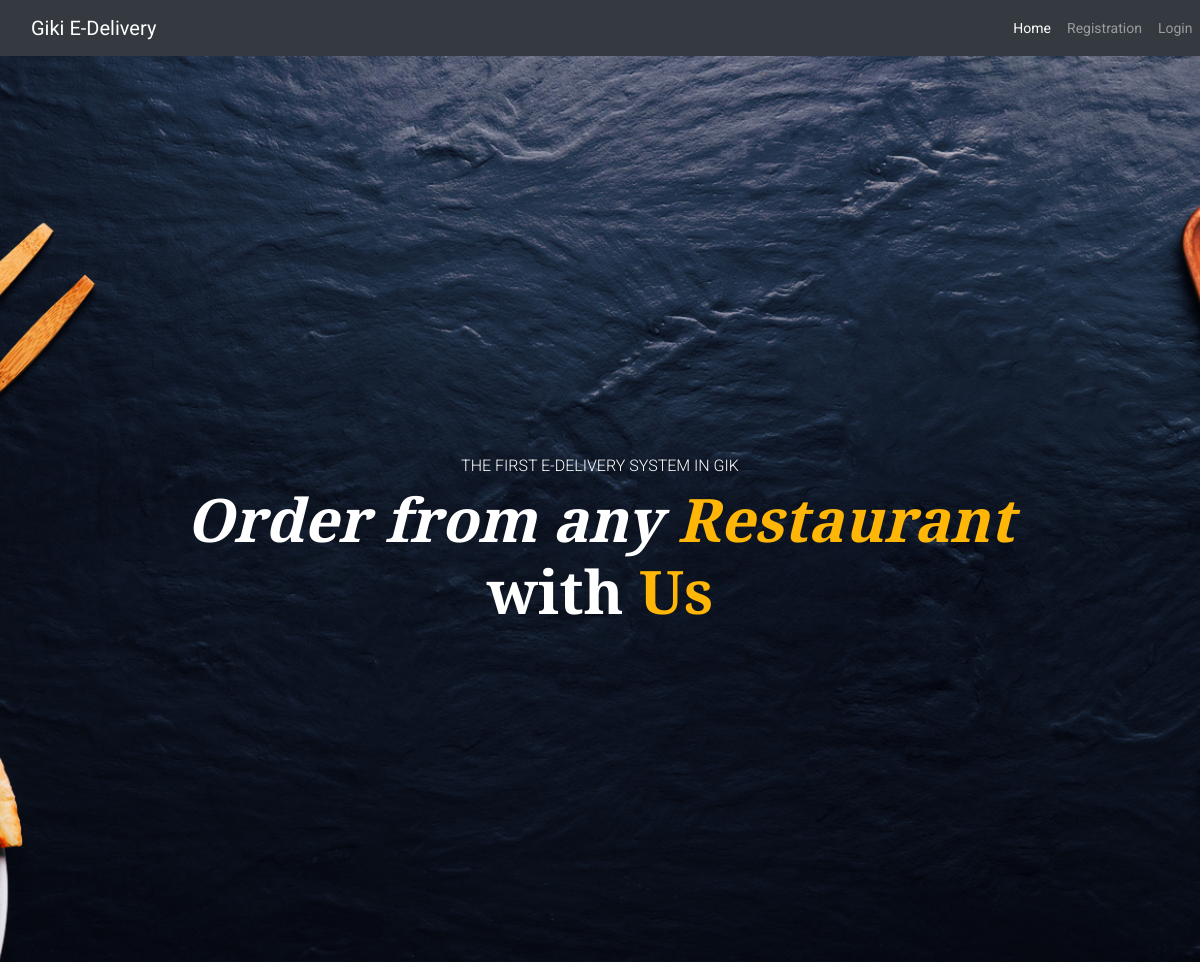
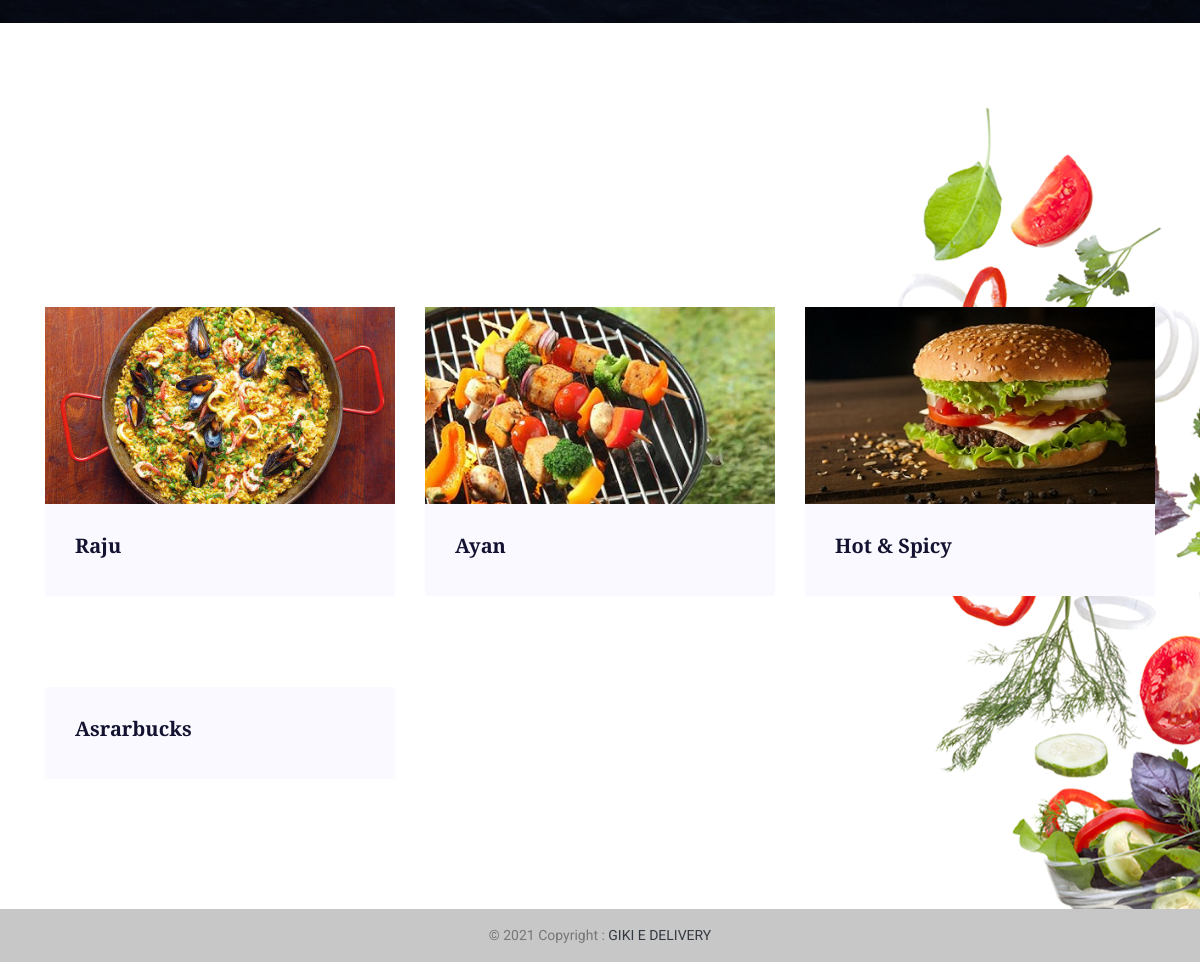
The page / on the database its author committed (2 pictures, top to bottom).
### tables this page shows
CREATE TABLE `restaurant` (
  `r_name` varchar(255) NOT NULL,
  `r_pic` text NOT NULL,
  `r_id` int(11) NOT NULL,
  `r_number` varchar(255) NOT NULL
);

### includes/functions.php (called while the page is built)
<?php
function isLoggedIn()
{
    if(isset($_SESSION['username']))
    {
        return true;
    }
    else
    {
    	return false;
    }
}
 ?>

### index.php (the view, shortened to what this page needs)
<?php
include "includes/connection.php";
include "includes/functions.php";
 ?>
<!doctype html>
<html lang="en">
  <head>
    <link rel="stylesheet" href="https://maxcdn.bootstrapcdn.com/bootstrap/4.0.0/css/bootstrap.min.css">
    <link rel="stylesheet" href="CSS/style.css">
    <link rel="stylesheet" href="https://cdnjs.cloudflare.com/ajax/libs/material-design-icons/3.0.1/iconfont/material-icons.min.css">
    <link rel="stylesheet" href="assets/css/animate-3.7.0.css">
    <link rel="stylesheet" href="assets/css/font-awesome-4.7.0.min.css">
    <link rel="stylesheet" href="assets/css/bootstrap-4.1.3.min.css">
    <link rel="stylesheet" href="assets/css/owl-carousel.min.css">
    <link rel="stylesheet" href="assets/css/jquery.datetimepicker.min.css">
    <link rel="stylesheet" href="assets/css/style.css">
  </head>
  <body>
  <nav class="navbar navbar-expand-lg navbar-dark bg-dark">
    <a class="navbar-brand col-md-10" href="index.php">Giki E-Delivery</a>
    <div class="collapse navbar-collapse">
      <ul class="navbar-nav mr-auto" >
        <li class="active"><a class="nav-link" href="index.php">Home</a></li>
      <?php if(isLoggedIn()): ?>
        <li><a class="nav-link" href="profile.php">Profile</a></li>
        <li><a class="nav-link" href="cart.php">Cart</a></li>
        <li><a class="nav-link" href="logout.php">Logout</a></li>
      <?php else: ?>
        <li><a class="nav-link" href="registration.php">Registration</a></li>
        <li><a class="nav-link" href="login.php">Login</a></li>
      <?php endif; ?>
        </ul>
      </div>
    </nav>
    <section class="banner-area text-center">
        <div class="container">
            <div class="row">
                <div class="col-lg-12">
                    <h6>The first E-Delivery System in GIK</h6>
                    <h1>Order from any <span class="prime-color">Restaurant</span><br>
                    <span class="style-change"> with <span class="prime-color"> Us </span></span></h1>
                </div>
            </div>
        </div>
    </section>
<br><br><br><br>
  <section class="food-area section-padding">
      <div class="container">
        <div class="row">
<?php
    $query = "SELECT * from restaurant";
    $result = mysqli_query($connect,$query);
    while ($row = mysqli_fetch_array($result))
    {
        $res_name = $row['r_name'];
        $res_id = $row['r_id'];
        $img =$row['r_pic'];
?>
<div class="col-md-4 col-sm-6" style="margin-top: 70px">
    <div class="single-food">
        <div class="food-img">
            <a href="menu.php?id=<?php echo $res_id ?>">
                <img src='uploads/<?php echo $img ?>' class="img-fluid img-responsive" alt="">
            </a>
        </div>
        <div class="food-content">
            <div class="d-flex justify-content-between">
              <a href="menu.php?id=<?php echo $res_id ?>"><h5><?php echo $res_name ?></h5></a>
            </div>
        </div>
    </div>
</div>
<?php
    }
?>
        </div>
    </div>
</section>
<footer class="bg-light text-center text-lg-start">
  <div class="text-center p-3" style="background-color: rgba(0, 0, 0, 0.2)">
    © 2021 Copyright :
    <a class="text-dark" href="index.html">GIKI E DELIVERY </a>
  </div>
</footer>
  </body>
</html>

### CSS/style.css (style rules this page uses)
body { font-family: "Trirong", serif; height: 100%; }

### assets/css/style.css (style rules this page uses)
body { color:#777;font-family:"Roboto",sans-serif;font-size:14px;font-weight:400 }
h1 { color:#fff;font-family:"Playfair Display",serif;font-size:60px !important;font-weight:700;font-style:italic }
h5 { color:#131230;font-family:"Playfair Display",serif;text-transform:capitalize;font-size:20px !important;font-weight:700 }
h6 { color:#fff;font-size:16px !important;font-family:"Roboto",sans-serif;font-weight:300;text-transform:uppercase }
ul { margin:0;padding:0;list-style:none }
.banner-area { padding:400px 0 350px;background-color:#b0b0b0;background-image:url("../images/banner-bg.jpg");background-repeat:no-repeat;background-position:center;background-size:cover;position:relative }
.banner-area .prime-color { color:#ffb606 }
.banner-area .style-change { font-style:normal }
.food-area { background-image:url("../images/food-bg.png");background-repeat:no-repeat;background-position:top right;position:relative }
.food-area .food-img { overflow:hidden }
.food-area .food-img img { -webkit-transition:.5s;-moz-transition:.5s;-o-transition:.5s;transition:.5s }
.food-area .food-content { padding:30px;background:#f9f9ff;-webkit-transition:.5s;-moz-transition:.5s;-o-transition:.5s;transition:.5s }
h1 { font-size:36px }
h5 { font-size:16px }
h6 { font-size:14px }
.section-padding { padding:130px 0 }

### rows shown on the page
restaurant: r_pic (picture), r_name "Raju"
restaurant: r_pic (picture), r_name "Ayan"
restaurant: r_pic (picture), r_name "Hot & Spicy"
restaurant: r_name "Asrarbucks"
